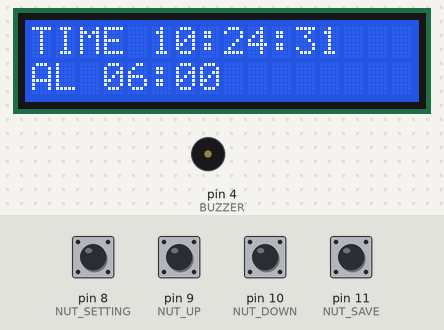
Recording of a sketch running on a simulated Arduino Uno, built with avr-gcc and run on an emulated ATmega328P. Shown: 16×2 character LCD, buzzer (waves = sounding, pin HIGH). The test bench sets the inputs (shaded band); at power-on: pin 8 (NUT_SETTING), pin 9 (NUT_UP), pin 10 (NUT_DOWN), pin 11 (NUT_SAVE) HIGH. The local clock reads 2024-03-15 10:24:30 at power-on unless the sketch sets it.

Above: at 1.2 s.
1.3 s: pin 8 (NUT_SETTING) pulled LOW for 0.15 s
At 2.8 s:
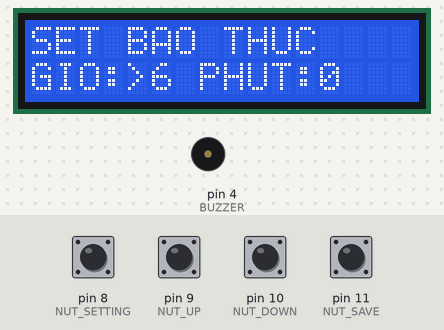
4.4 s: pin 11 (NUT_SAVE) pulled LOW for 1 s
At 5.6 s:
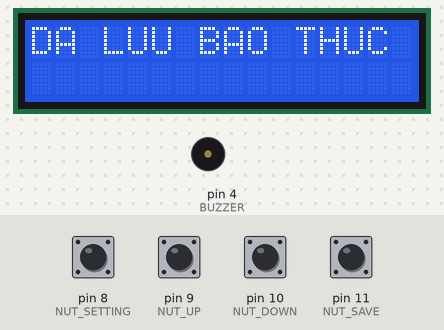
8.4 s: pin 8 (NUT_SETTING) pulled LOW for 1 s
At 9.3 s:
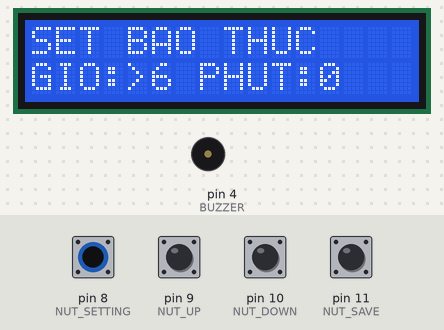
12.4 s: pin 9 (NUT_UP) pulled LOW for 0.15 s
At 13.8 s:
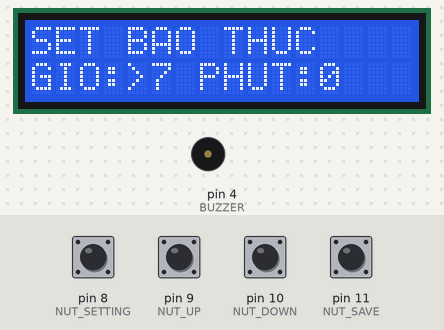
15.5 s: pin 10 (NUT_DOWN) pulled LOW for 0.15 s
At 17.1 s:
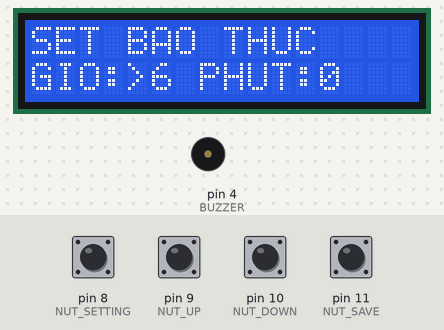
18.6 s: pin 11 (NUT_SAVE) pulled LOW for 0.15 s
At 19.2 s:
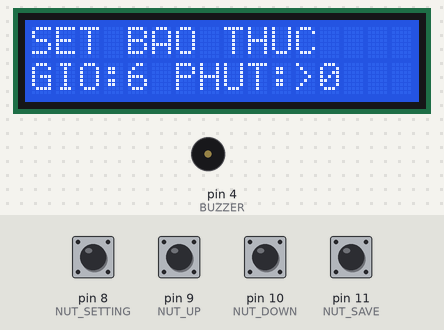
Timing chart, 0 to 21.6 s (numbered marks = the images above; inputs shaded):
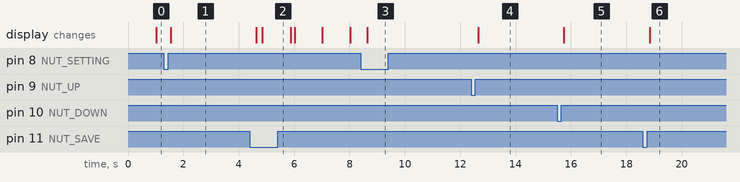

The sketch:

Bai2.ino
```cpp
#include <Wire.h>
#include <RTClib.h>
#include <LiquidCrystal_I2C.h>

// ====== LCD + RTC ======
LiquidCrystal_I2C lcd(0x27, 16, 2);
RTC_DS1307 rtc;

// ====== CHÂN NÚT ======
#define NUT_SETTING 8
#define NUT_UP      9
#define NUT_DOWN    10
#define NUT_SAVE    11
#define BUZZER      4

// ====== BIẾN BÁO THỨC ======
int gioBaoThuc = 6;
int phutBaoThuc = 0;

// ====== TRẠNG THÁI ======
bool cheDoSet = false;
bool setGio = true;     // true: set giờ, false: set phút
bool baoThucDaLuu = false;

// ====== CHỐNG DỘI NÚT ======
bool docNut(int chan) {
  if (digitalRead(chan) == LOW) {
    delay(200);
    return true;
  }
  return false;
}

void setup() {
  pinMode(NUT_SETTING, INPUT_PULLUP);
  pinMode(NUT_UP, INPUT_PULLUP);
  pinMode(NUT_DOWN, INPUT_PULLUP);
  pinMode(NUT_SAVE, INPUT_PULLUP);
  pinMode(BUZZER, OUTPUT);

  lcd.init();
  lcd.backlight();

  Wire.begin();
  rtc.begin();

  if (!rtc.isrunning()) {
    rtc.adjust(DateTime(__DATE__, __TIME__));
  }
}

void loop() {
  DateTime now = rtc.now();

  // ====== NÚT SETTING ======
  if (docNut(NUT_SETTING)) {
    cheDoSet = true;
    setGio = true;
    baoThucDaLuu = false;
  }

  // ====== CHẾ ĐỘ SET BÁO THỨC ======
  if (cheDoSet) {
    lcd.clear();
    lcd.setCursor(0, 0);
    lcd.print("SET BAO THUC");

    lcd.setCursor(0, 1);
    lcd.print("GIO:");
    if (setGio) lcd.print(">");
    lcd.print(gioBaoThuc);

    lcd.print(" PHUT:");
    if (!setGio) lcd.print(">");
    lcd.print(phutBaoThuc);

    // UP
    if (docNut(NUT_UP)) {
      if (setGio) {
        gioBaoThuc = (gioBaoThuc + 1) % 24;
      } else {
        phutBaoThuc = (phutBaoThuc + 1) % 60;
      }
    }

    // DOWN
    if (docNut(NUT_DOWN)) {
      if (setGio) {
        gioBaoThuc--;
        if (gioBaoThuc < 0) gioBaoThuc = 23;
      } else {
        phutBaoThuc--;
        if (phutBaoThuc < 0) phutBaoThuc = 59;
      }
    }

    // SAVE
    if (docNut(NUT_SAVE)) {
      if (setGio) {
        setGio = false;   // lần 1
      } else {
        cheDoSet = false; // lần 2 → lưu
        baoThucDaLuu = true;
        lcd.clear();
        lcd.print("DA LUU BAO THUC");
        delay(1000);
      }
    }

    return;
  }

  // ====== HIỂN THỊ GIỜ ======
  lcd.setCursor(0, 0);
  lcd.print("TIME ");
  if (now.hour() < 10) lcd.print("0");
  lcd.print(now.hour());
  lcd.print(":");
  if (now.minute() < 10) lcd.print("0");
  lcd.print(now.minute());
  lcd.print(":");
  if (now.second() < 10) lcd.print("0");
  lcd.print(now.second());

  lcd.setCursor(0, 1);
  lcd.print("AL ");
  if (gioBaoThuc < 10) lcd.print("0");
  lcd.print(gioBaoThuc);
  lcd.print(":");
  if (phutBaoThuc < 10) lcd.print("0");
  lcd.print(phutBaoThuc);

  // ====== KIỂM TRA BÁO THỨC ======
  if (baoThucDaLuu &&
      now.hour() == gioBaoThuc &&
      now.minute() == phutBaoThuc &&
      now.second() == 0) {

    for (int i = 0; i < 10; i++) {
      digitalWrite(BUZZER, HIGH);
      delay(200);
      digitalWrite(BUZZER, LOW);
      delay(200);
    }
  }
}
```

Measured:
- after the input at 1.3 s, the display: changes after 0.25 s (image 1)
- after the input at 4.4 s, the display: first changes after 0.24 s (image 2 shows a later state)
- after the input at 8.4 s, the display: changes after 0.24 s (image 3)
- after the input at 12.4 s, the display: changes after 0.25 s (image 4)
- after the input at 15.5 s, the display: changes after 0.25 s (image 5)
- after the input at 18.6 s, the display: changes after 0.24 s (image 6)
